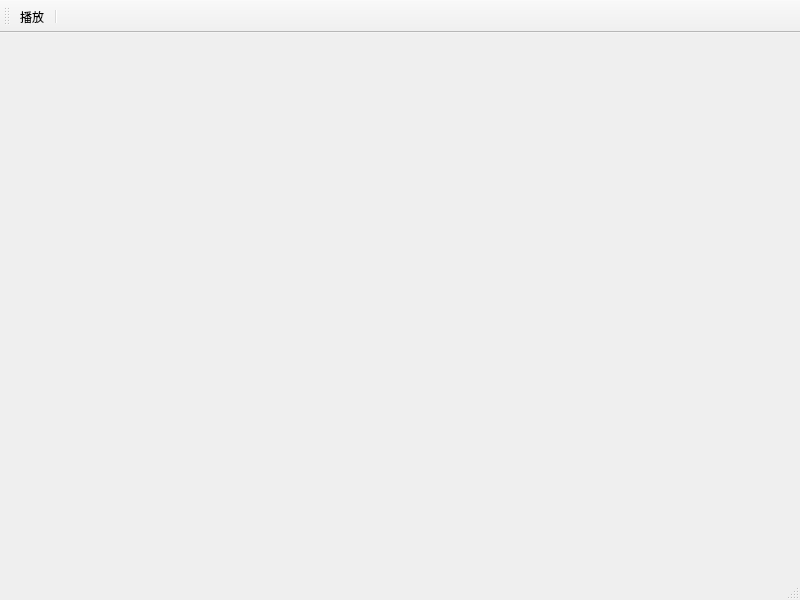
<?xml version="1.0" encoding="UTF-8"?>
<ui version="4.0">
 <class>MainWindow</class>
 <widget class="QMainWindow" name="MainWindow">
  <property name="geometry">
   <rect>
    <x>0</x>
    <y>0</y>
    <width>800</width>
    <height>600</height>
   </rect>
  </property>
  <property name="windowTitle">
   <string>无锡</string>
  </property>
  <property name="windowIcon">
   <iconset resource="svg.qrc">
    <normaloff>:/qrc/play.svg</normaloff>:/qrc/play.svg</iconset>
  </property>
  <property name="toolButtonStyle">
   <enum>Qt::ToolButtonTextBesideIcon</enum>
  </property>
  <widget class="QWidget" name="centralwidget"/>
  <widget class="QMenuBar" name="menubar">
   <property name="geometry">
    <rect>
     <x>0</x>
     <y>0</y>
     <width>800</width>
     <height>28</height>
    </rect>
   </property>
  </widget>
  <widget class="QStatusBar" name="statusbar"/>
  <widget class="QToolBar" name="toolBar">
   <property name="windowTitle">
    <string>toolBar</string>
   </property>
   <property name="toolButtonStyle">
    <enum>Qt::ToolButtonTextBesideIcon</enum>
   </property>
   <attribute name="toolBarArea">
    <enum>TopToolBarArea</enum>
   </attribute>
   <attribute name="toolBarBreak">
    <bool>false</bool>
   </attribute>
   <addaction name="actionplay"/>
   <addaction name="separator"/>
  </widget>
  <action name="actionplay">
   <property name="checkable">
    <bool>true</bool>
   </property>
   <property name="icon">
    <iconset resource="svg.qrc">
     <normaloff>:/qrc/play.svg</normaloff>
     <normalon>:/qrc/pause.svg</normalon>:/qrc/play.svg</iconset>
   </property>
   <property name="text">
    <string>播放</string>
   </property>
   <property name="statusTip">
    <string/>
   </property>
   <property name="shortcut">
    <string>F5</string>
   </property>
  </action>
 </widget>
 <resources>
  <include location="svg.qrc"/>
 </resources>
 <connections/>
</ui>
